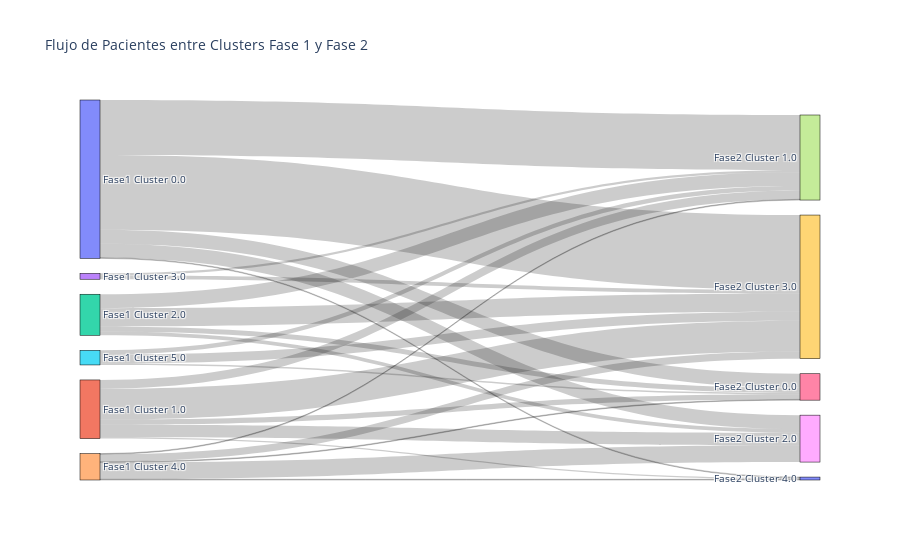

Source (notebook cell):
### Code cell
import plotly.graph_objects as go

df = df_temp

# Primero contamos las transiciones entre fase 1 -> fase 2
transitions_12 = df.groupby(['cluster_phase1', 'cluster_phase2']).size().reset_index(name='count')

# Crear las listas necesarias para el Sankey
max_phase1 = int(df['cluster_phase1'].max()) + 1
max_phase2 = int(df['cluster_phase2'].max()) + 1

# Para fase1 -> fase2
source_12 = transitions_12['cluster_phase1'].astype(int)
target_12 = transitions_12['cluster_phase2'].astype(int) + max_phase1  # desplazamos para no solaparlos
value_12 = transitions_12['count']

# Crear las etiquetas
labels = (
    [f'Fase1 Cluster {i}' for i in sorted(df['cluster_phase1'].dropna().unique())] +
    [f'Fase2 Cluster {i}' for i in sorted(df['cluster_phase2'].dropna().unique())] 
)

# Crear el diagrama de Sankey
fig = go.Figure(data=[go.Sankey(
    node = dict(
      pad = 15,
      thickness = 20,
      line = dict(color = "black", width = 0.5),
      label = labels
    ),
    link = dict(
      source = source_12,
      target = target_12,
      value = value_12
    ))])

fig.update_layout(title_text="Flujo de Pacientes entre Clusters Fase 1 y Fase 2", font_size=10)
fig.show()

### Figure 1 — Plotly figure (JSON) as saved in the notebook; plotly's stock layout.template omitted (floating-point values rounded to 4 significant figures)
{"data": [{"link": {"source": [0, 0, 0, 0, 0, 1, 1, 1, 1, 1, 2, 2, 2, 2, 3, 3, 4, 4, 4, 4, 4, 5, 5, 5], "target": [6, 7, 8, 9, 10, 6, 7, 8, 9, 10, 6, 7, 8, 9, 7, 9, 6, 7, 8, 9, 10, 6, 7, 9], "value": [19, 75, 19, 102, 1, 7, 12, 17, 42, 2, 7, 19, 5, 25, 3, 5, 1, 1, 23, 10, 1, 2, 6, 12]}, "node": {"label": ["Fase1 Cluster 0.0", "Fase1 Cluster 1.0", "Fase1 Cluster 2.0", "Fase1 Cluster 3.0", "Fase1 Cluster 4.0", "Fase1 Cluster 5.0", "Fase2 Cluster 0.0", "Fase2 Cluster 1.0", "Fase2 Cluster 2.0", "Fase2 Cluster 3.0", "Fase2 Cluster 4.0"], "line": {"color": "black", "width": 0.5}, "pad": 15, "thickness": 20}, "type": "sankey"}], "layout": {"font": {"size": 10}, "title": {"text": "Flujo de Pacientes entre Clusters Fase 1 y Fase 2"}}}
